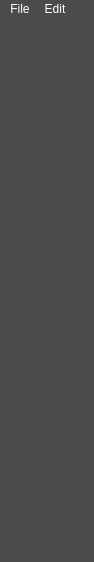
<?xml version="1.0" encoding="UTF-8"?>
<ui version="4.0">
 <class>MainWindow</class>
 <widget class="QMainWindow" name="MainWindow">
  <property name="geometry">
   <rect>
    <x>0</x>
    <y>0</y>
    <width>94</width>
    <height>562</height>
   </rect>
  </property>
  <property name="windowTitle">
   <string>MainWindow</string>
  </property>
  <property name="styleSheet">
   <string notr="true">background-color: rgb(75, 75, 75);
color: rgb(255, 255, 255);</string>
  </property>
  <widget class="QWidget" name="centralwidget">
   <layout class="QGridLayout" name="gridLayout"/>
  </widget>
  <widget class="QMenuBar" name="menubar">
   <property name="geometry">
    <rect>
     <x>0</x>
     <y>0</y>
     <width>94</width>
     <height>21</height>
    </rect>
   </property>
   <widget class="QMenu" name="menuFile">
    <property name="title">
     <string>File</string>
    </property>
    <addaction name="actionLoad_Parameters"/>
    <addaction name="actionSave_Parameters"/>
   </widget>
   <widget class="QMenu" name="menuEdit">
    <property name="title">
     <string>Edit</string>
    </property>
    <addaction name="actionReset_Parameters"/>
   </widget>
   <addaction name="menuFile"/>
   <addaction name="menuEdit"/>
  </widget>
  <widget class="QStatusBar" name="statusbar"/>
  <action name="actionLoad_Parameters">
   <property name="text">
    <string>Load Parameters</string>
   </property>
  </action>
  <action name="actionReset_Parameters">
   <property name="text">
    <string>Reset Parameters</string>
   </property>
  </action>
  <action name="actionSave_Parameters">
   <property name="text">
    <string>Save Parameters</string>
   </property>
  </action>
  <action name="actionChange_Theme">
   <property name="text">
    <string>Change Theme</string>
   </property>
  </action>
 </widget>
 <resources/>
 <connections/>
</ui>
